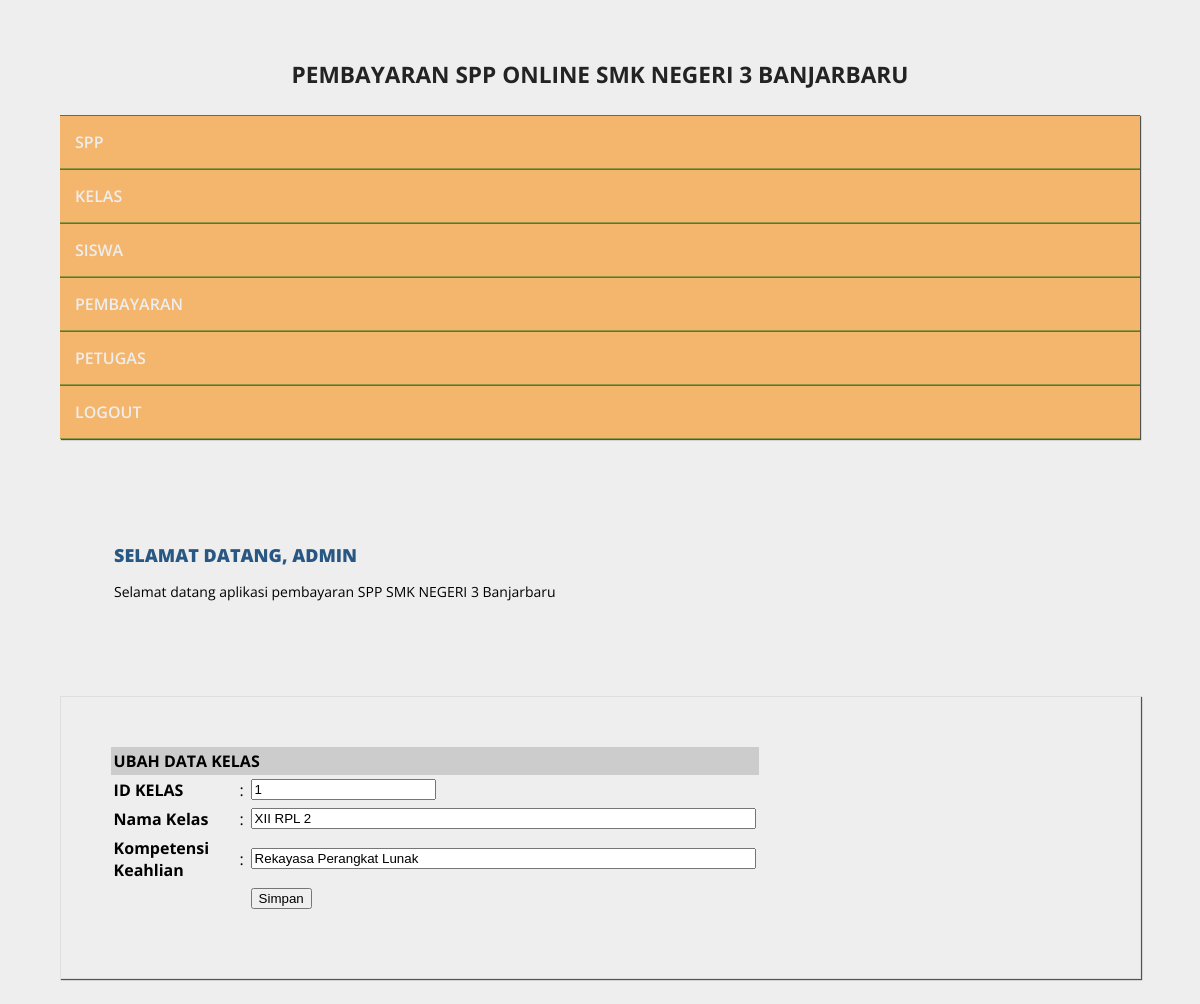
The page /admin/halaman_admin.php?open=edit_kelas&id_kelas=1 (signed in) on the database its author committed.
### tables this page shows
CREATE TABLE `kelas` (
  `id_kelas` varchar(5) NOT NULL,
  `nama_kelas` varchar(10) NOT NULL,
  `kompetensi_keahlian` varchar(30) NOT NULL
);

### admin/edit_kelas.php (the view, shortened to what this page needs)
<?php
include_once "../src/koneksi.php";
if(isset($_GET['id_kelas'])){
    $id_kelas = $_GET['id_kelas'];
    $sql      = mysqli_query($koneksi, "SELECT * FROM kelas WHERE id_kelas = '$id_kelas'");
    $data     = mysqli_fetch_array($sql);
}
?>
<form action="halaman_admin.php?open=edit_kelas&id_kelas=<?php echo isset($data['id_kelas']) ? $data['id_kelas'] : ''; ?>" method="post" name="form1" target="_self" >
<table class="table-list" width="650" border="0" cellspacing="1" cellpadding="3">
    <tr>
        <td bgcolor="#CCCCCC" colspan="3"><strong>UBAH DATA KELAS</strong></td>
    </tr>
    <tr>
        <td width="182"><strong>ID KELAS</strong></td>
        <td>:</td>
        <td width="440"><input name="id_kelas" type="text" value="<?php echo isset($data['id_kelas']) ? $data['id_kelas'] : ''; ?>" readonly = "true" /></td>
    </tr>
    <tr>
        <td><strong>Nama Kelas</strong></td>
        <td>:</td>
        <td><input name="nama_kelas" type="text" value="<?php echo isset($data['nama_kelas']) ? $data['nama_kelas'] : ''; ?>" size="60" maxlength="100" /></td>
    </tr>
    <tr>
        <td><strong>Kompetensi Keahlian</strong></td>
        <td>:</td>
        <td><input name="kompetensi_keahlian" type="text" value="<?php echo isset($data['kompetensi_keahlian']) ? $data['kompetensi_keahlian'] : ''; ?>" size="60" maxlength="100" /></td>
    </tr>
    <tr>
        <td>&nbsp;</td>
        <td>&nbsp;</td>
        <td><input name="btnSimpan" type="submit" id="btnSimpan" value="Simpan" /></td>
    </tr>
</table>
</form>

### src/style.css (style rules this page uses)
body { background: #eee; margin:0; font-family: 'Open Sans', sans-serif; }

### rows shown on the page
kelas: id_kelas "1", nama_kelas "XII RPL 2", kompetensi_keahlian "Rekayasa Perangkat Lunak"

### other values the page prints
$_SESSION['username'] "ADMIN"
